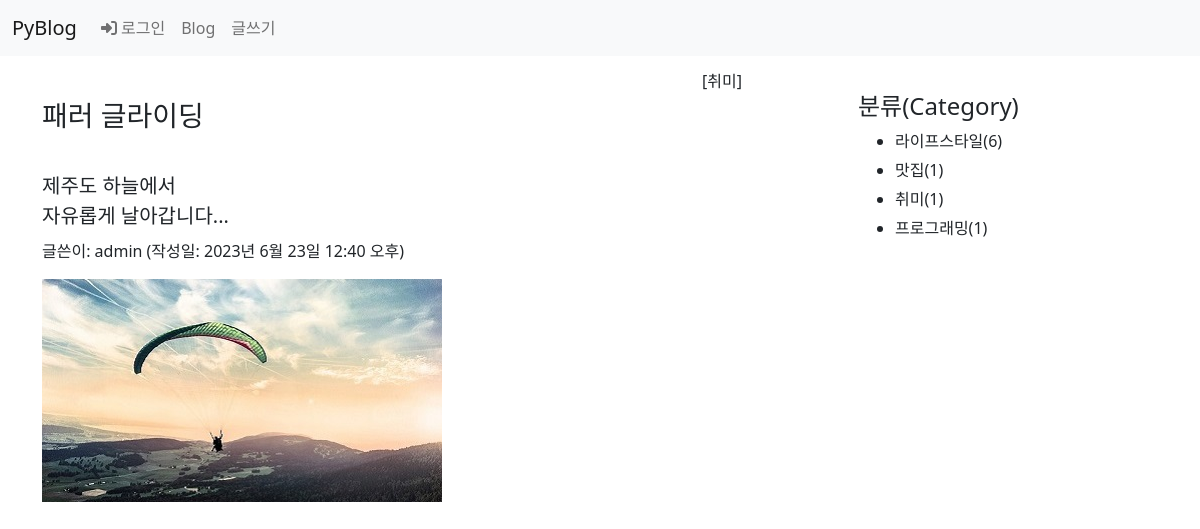
Page /blog/7/ on the committed database.
### blog/models.py (models this page shows, shortened)
class Post(models.Model):
    author = models.ForeignKey(User, on_delete=models.CASCADE)
    title = models.CharField(max_length=100)  #제목
    content = models.TextField()              #내용
    pub_date = models.DateTimeField()         #발행일
    modify_date = models.DateTimeField(null=True, blank=True) #입력 폼이 비어도 됨
    photo = models.ImageField(upload_to='blog/images/%Y/%m/%d/',
                    null=True, blank=True)  #null 허용, 파일을 첨부하지 않을수 있음
    file = models.FileField(upload_to='blog/files/%Y/%m/%d/',
                    null=True, blank=True)
    category = models.ForeignKey(Category, null=True, blank=True,
                    on_delete=models.SET_NULL)

class Category(models.Model):
    name = models.CharField(max_length=50, unique=True)
    slug = models.SlugField(max_length=200, unique=True,
                allow_unicode=True)
    def __str__(self):
        return self.name
    class Meta:
        ordering = ['name']  # 이름순 정렬
        verbose_name = 'category'
        verbose_name_plural = 'categories'

### blog/views.py (the view)
# urls.py: path('<int:post_id>/', views.detail, name='detail'), #상세 페이지
def detail(request, post_id):
    post = Post.objects.get(id=post_id)
    categories = Category.objects.all()  # 카테고리 전체 검색
    context = {'post': post, 'categories': categories}
    return render(request, 'blog/detail.html', context)

### templates/blog/detail.html (shortened to what this page needs)
{% extends 'base.html' %}
{% block content %}
<div class="container my-3">
    <section id="detail">
        {% if post.category %}
            <h6 class="text-end">[{{ post.category }}]</h6>
        {% endif %}
        <h3>{{ post.title }}</h3>
        <h5 style="white-space: pre-line; line-height: 1.5">
            {{ post.content }}
        </h5>
        <p>글쓴이: {{ post.author }} (작성일: {{ post.pub_date }})</p>
        {% if post.photo %}
            <img src="{{ post.photo.url }}">
        {% endif %}
    </section>
    <aside id="category">
        <h4>분류(Category)</h4>
        <div>
            <ul>
                {% for category in categories %}
                    <li>{{ category.name }}({{ category.post_set.count }})</li>
                {% endfor %}
            </ul>
        </div>
    </aside>
</div>
{% endblock %}

### static/blog/css/style.css (style rules this page uses)
#detail { width: 700px; float: left; }
#category { width: 200px; float: right; margin: 20px 100px 0 0; }
#category ul li { margin: 5px; }

### rows in the picture
Post: category "취미", title "패러 글라이딩", content "제주도 하늘에서 자유롭게 날아갑니다...", author "admin", pub_date "2023년 6월 23일 12:40 오후", photo (picture)
Category: name "라이프스타일", post_set.count "6"
Category: name "맛집", post_set.count "1"
Category: name "취미", post_set.count "1"
Category: name "프로그래밍", post_set.count "1"
